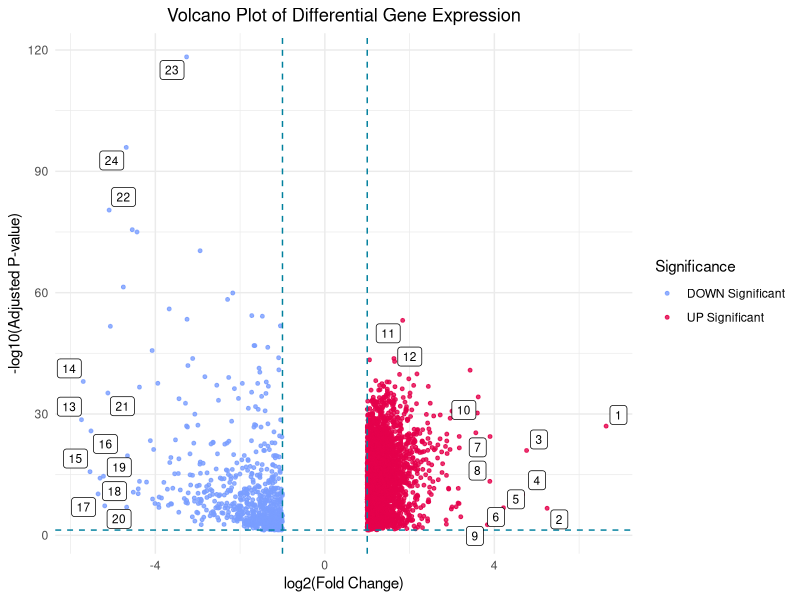

Here is the R script that generated this plot:
setwd("../script/")
library(dplyr)
library(ggplot2)
library(ggrepel)

deg_results <- read.csv("../data/cohort1_DEG.csv",header = T)
deg_results <- deg_results %>%
  mutate(Significance = case_when(
    adj.P.Val < 0.05 & logFC > 1 ~ "UP Significant",
    adj.P.Val < 0.05 & logFC < -1 ~ "DOWN Significant",
    TRUE ~ "Not Significant"
  ))

top_up1 <- deg_results %>%
  filter(Significance == "UP Significant", logFC > 0) %>%
  arrange(desc(logFC)) %>%
  head(10)
top_up2 <- deg_results %>%
  filter(Significance == "UP Significant", logFC > 0) %>%
  arrange(adj.P.Val) %>%
  head(2)
top_down1 <- deg_results %>%
  filter(Significance == "DOWN Significant", logFC < 0) %>%
  arrange(logFC) %>%
  head(10)
top_down2 <- deg_results %>%
  filter(Significance == "DOWN Significant", logFC < 0) %>%
  arrange(adj.P.Val) %>%
  head(2)

top_genes <- rbind(top_up1, top_up2,top_down1,top_down2)

df_significant <- deg_results %>% 
  dplyr::filter(Significance != "Not Significant")

df_not_significant_sampled <- deg_results %>% 
  dplyr::filter(Significance == "Not Significant") %>% 
  slice_sample(prop = 0.05)

deg_results <- bind_rows(df_significant, df_not_significant_sampled)

# plot
ggplot(deg_results, aes(x = logFC, y = -log10(adj.P.Val))) +
  geom_point(aes(color = Significance), alpha = 0.8, size = 1) +
  scale_color_manual(values = c("Not Significant" = "grey", "UP Significant" = "#E4004B", "DOWN Significant" = "#799EFF")) +
  geom_vline(xintercept = c(-1, 1), linetype = "dashed", color = "#00809D") +
  geom_hline(yintercept = -log10(0.05), linetype = "dashed", color = "#00809D") +
  geom_label_repel(data = top_genes, 
                  aes(label = rownames(top_genes)),
                  size = 3,
                  box.padding = 0.1,
                  point.padding = 0.1,segment.color = "black", # 连接线颜色
                  show.legend =F) +
  theme_minimal() +
  labs(title = "Volcano Plot of Differential Gene Expression",  ###can change refer to groups features
       x = "log2(Fold Change)",
       y = "-log10(Adjusted P-value)") +
  
  # 调整图例位置
  theme(legend.position = "right",
        plot.title = element_text(hjust = 0.5))
